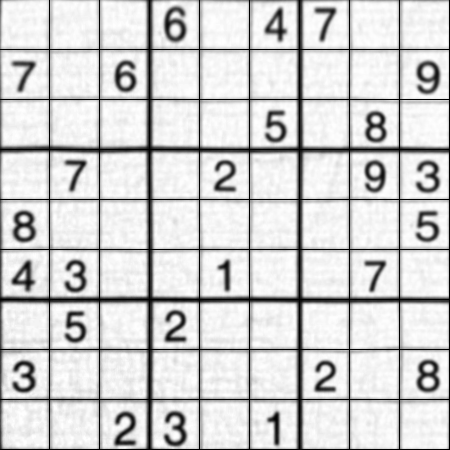
#> input picture sudoku_processed.png, 450 x 450 px
$ python 8_morphological_operations.py
#> lines starting #> are read from the running program, lines starting #| are printed output that depends on the picture; after the words box and inside, x2 and y2 are one past the last pixel; in counts of white or black regions, pixels touching at a corner belong together
# -*- coding: utf-8 -*-
"""
Created on Fri Jul 19 03:42:48 2019

@author: hp
"""

import cv2
import numpy as np
img = cv2.imread('sudoku_processed.png', 0)
#> img is the input picture: shape (450, 450); min 0, max 254, mean 210.3
kernel = np.ones((5, 5), np.uint8)

#erosion
erosion = cv2.erode(img, kernel, iterations = 1)
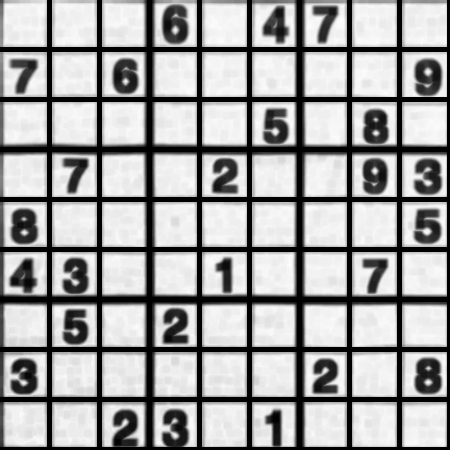
#> erosion: shape (450, 450); min 0, max 252, mean 163.7
#dilation
dilation = cv2.dilate(img, kernel, iterations = 1)
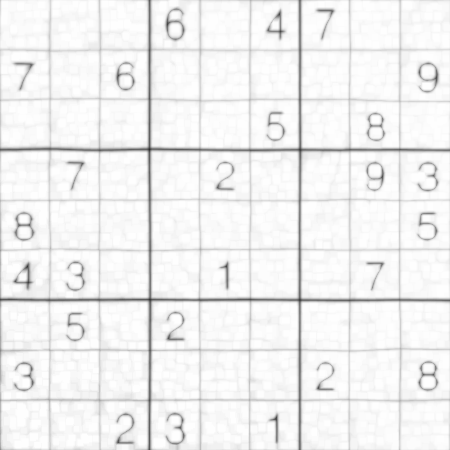
#> dilation: shape (450, 450); min 41, max 254, mean 241.1
#opening
opening = cv2.morphologyEx(img, cv2.MORPH_OPEN, kernel)
#closing
closing = cv2.morphologyEx(img, cv2.MORPH_CLOSE, kernel)
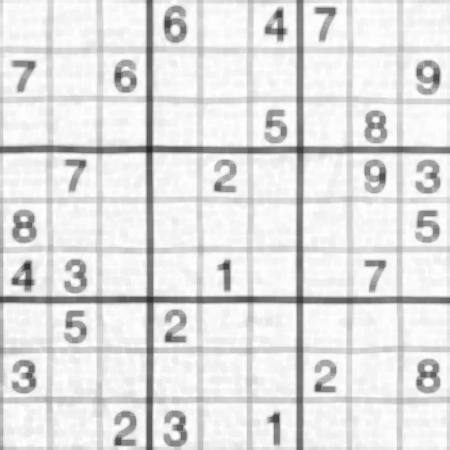
#> closing: shape (450, 450); min 41, max 254, mean 225.4
#morphological gradient
gradient = cv2.morphologyEx(img, cv2.MORPH_GRADIENT, kernel)
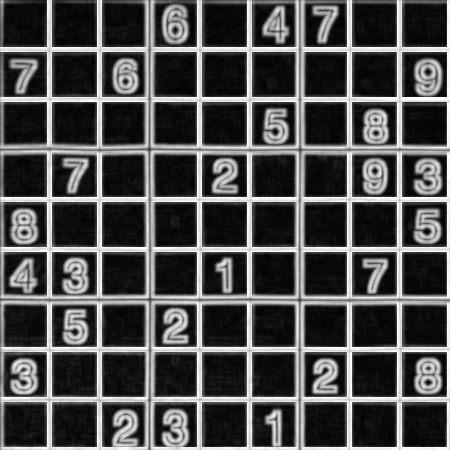
#> gradient: shape (450, 450); min 0, max 254, mean 77.4
#top hat
tophat = cv2.morphologyEx(img, cv2.MORPH_TOPHAT, kernel)
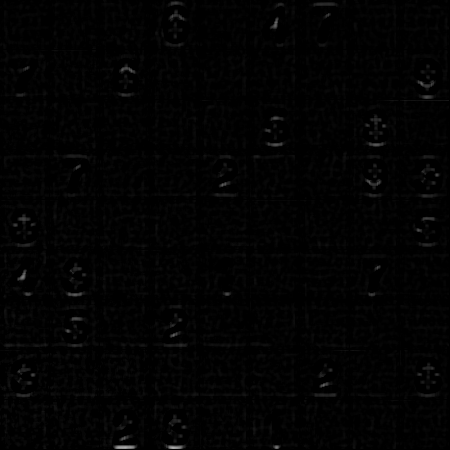
#> tophat: shape (450, 450); min 0, max 174, mean 2.5
#black hat
blackhat = cv2.morphologyEx(img, cv2.MORPH_BLACKHAT, kernel)
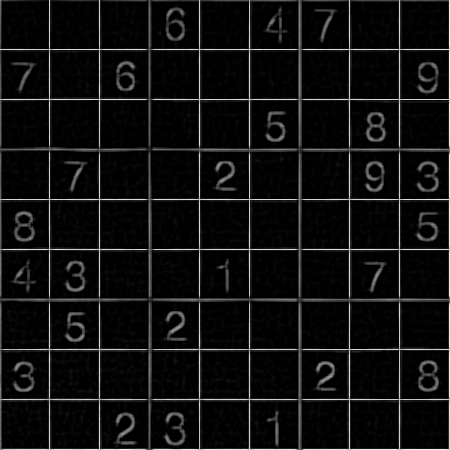
#> blackhat: shape (450, 450); min 0, max 250, mean 15
kernel2 = np.ones((1,1), np.uint8)
blackhat = cv2.erode(blackhat, kernel2, iterations = 1)
kernel2 = np.ones((1,1), np.uint8)
blackhat = cv2.dilate(blackhat, kernel2, iterations = 1)
ret, blackhat = cv2.threshold(blackhat, 10, 255, cv2.THRESH_BINARY)
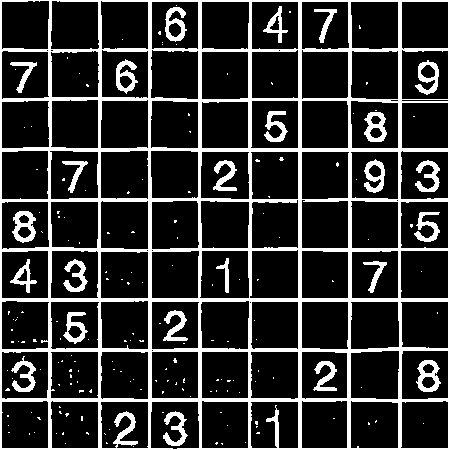
#> blackhat: shape (450, 450); 18.7% white; 184 white regions (159 under 20 px), largest, box (x1, y1, x2, y2) and area: (0, 0, 450, 450) 29402, (12, 211, 36, 243) 416, (416, 360, 441, 392) 410
blackhat = cv2.bitwise_not(blackhat)

images = [img, erosion, dilation, opening, closing, gradient, tophat, blackhat]
titles = ['original', 'erosion', 'dilation', 'opening', 'closing', 'gradient', 'tophat', 'blackhat']
for i in range(0,8):
    cv2.imshow(titles[i], images[i])
    cv2.waitKey(0)
cv2.destroyAllWindows()
